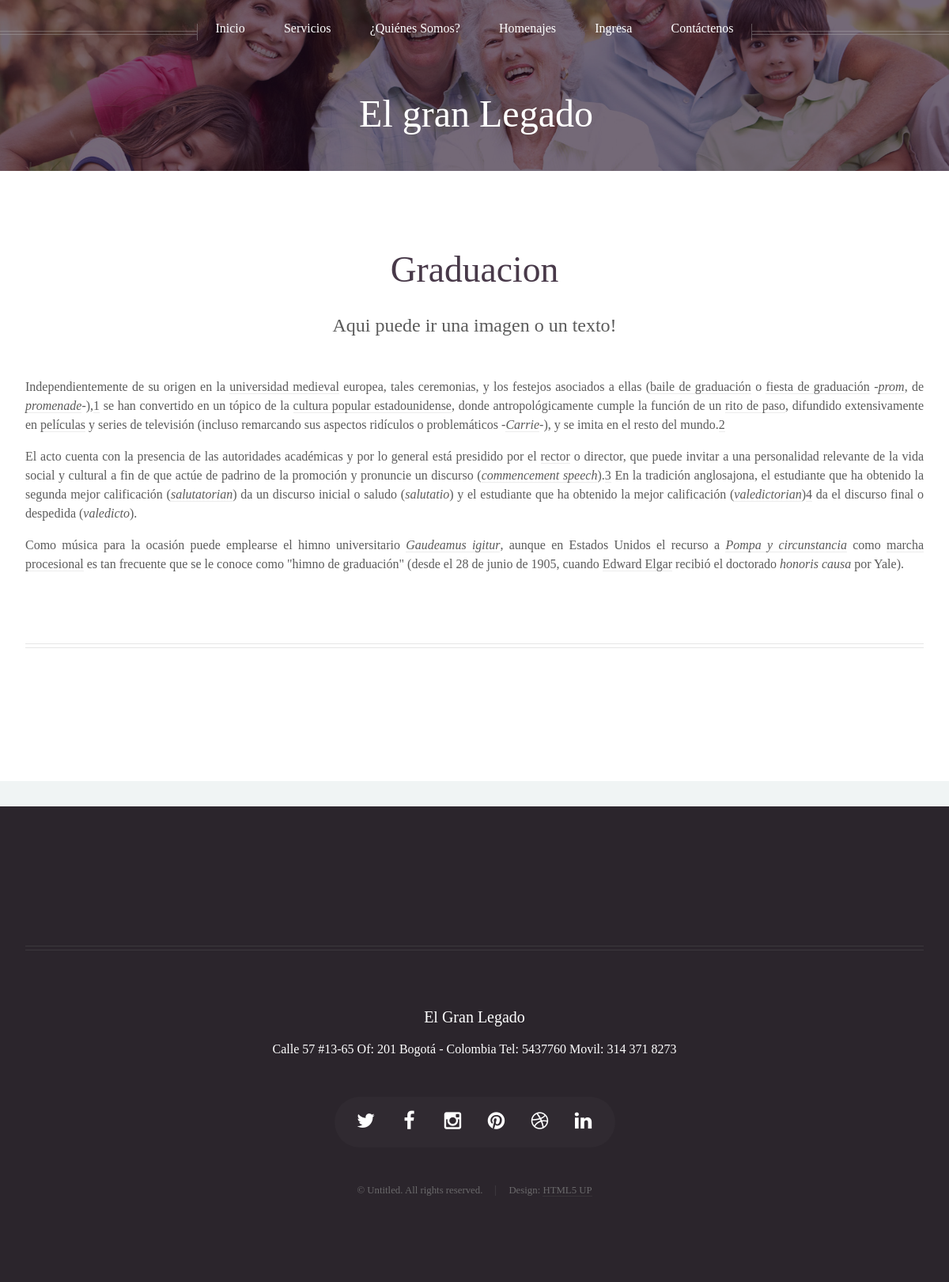
Page /graduacion/ on the committed database.
### legado/models.py (models this page shows, shortened)
class Graduacion(models.Model):
    nombre = models.CharField(max_length=100, verbose_name='Nombre')
    resumen =RichTextField(verbose_name='Resumen')
    texto = RichTextField(verbose_name='Texto')
    imagen = ProcessedImageField(upload_to='img/matrimonio',processors=[ResizeToFit(427, 285)],format='JPEG',options={'quality': 60})

### legado/views.py (the view)
# urls.py: url(r'^graduacion/', 'GraduacionIndex', name='graduacion'),
def GraduacionIndex(request):
    graduacion = Graduacion.objects.first()
    return render_to_response('graduacion.html',locals(), context_instance=RequestContext(request))

### legado/context_processors.py (called while the page is built)
def mostrarfrase(request):
    return {'frase':choice(frases)}

### legado/templates/graduacion.html
{%extends "base.html"%}
{% block Content %}
	<body class="no-sidebar">
		<div id="page-wrapper">
				<div id="header">
						<div class="inner">
							<header>
								<h1><a href="{% url 'inicio' %}" id="logo">El gran Legado</a></h1>
							</header>
						</div>
					{% include 'menu.html' %}
				</div>
				<div class="wrapper style1">
					<div class="container">
						<article id="main" class="special">
							<header>
								<h2><a href="{% url 'graduacion' %}">{{ graduacion.nombre }}</a></h2>
								<p>
									Aqui puede ir una imagen o un texto!
								</p>
							</header>
                            {% load static from staticfiles %}
							<p>
								{{ graduacion.texto | safe }}
							</p>
						</article>
						<hr />
					</div>
				</div>
		</div>
	</body>
{% endblock Content %}

### rows in the picture
Graduacion: nombre "Graduacion", texto "Independientemente de su origen en la universidad medieval europea, tales ceremonias, y los festejos asociados a ellas ( baile de graduación o fiesta de graduación - prom , de promenade -), 1 se han convertido en un tópico de la cultura popular estadounidense , donde antropológicamente cumple la función de un rito de paso , difundido extensivamente en películas y series de televisión (incluso remarcando sus aspectos ridículos o problemáticos - Carrie -), y se imita en el resto del mundo. 2 El acto cuenta con la presencia de las autoridades académicas y por lo general está presidido por el rector o director, que puede invitar a una personalidad relevante de la vida social y cultural a fin de…"
